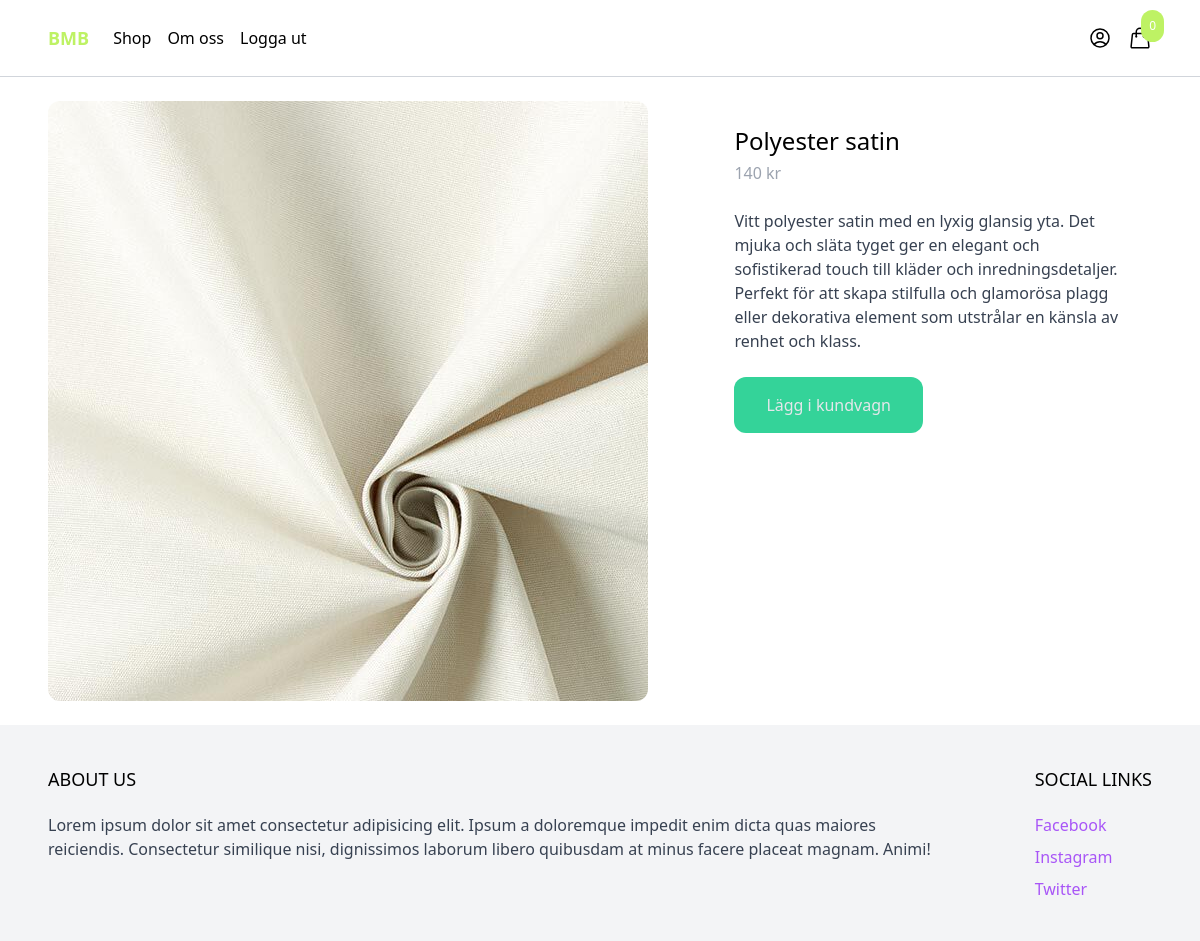
The app's page /shop/polyester-satin/ (signed in) with its own data.
### products/models.py (models this page shows, shortened)
class Produkt(models.Model):
    category = models.ForeignKey(Category, related_name='produkt', on_delete=models.CASCADE)
    namn = models.CharField(max_length=255)
    slug = AutoSlugField(populate_from='namn', unique=True)
    bredd = models.IntegerField(blank=True, null=True)
    vikt = models.IntegerField(blank=True, null=True)
    blandning = models.CharField(max_length=255)
    kvalitet = models.CharField(max_length=255)
    färg = models.CharField(max_length=255)
    motiv = models.CharField(max_length=255)
    beskrivning = models.TextField(blank=True, null=True)
    pris = models.IntegerField()
    skapad = models.DateTimeField(auto_now_add=True)
    image = models.ImageField(upload_to='uploads/', blank=True, null=True)
    thumbnail = models.ImageField(upload_to='uploads/', blank=True, null=True)
    image_url = models.CharField(max_length=500, blank=True, null=True)
    class Meta:
        ordering = ('-skapad',)
    def get_thumbnail(self):
        if self.thumbnail:
            return self.thumbnail.url
        else:
            if self.image:
                if self.image:
                    self.thumbnail = self.make_thumbnail(self.image)
                    self.save
                    return self.thumbnail.url
                else:
                    return 'https://via.placeholder.com/240x240x.jpg'
    def make_thumbnail(selg, image, size=(300, 300)):
        img = Image.open(image)
        img.convert('RGB')
        img.thumbnail(size)
        thumb_io = BytesIO()
        img.save(thumb_io, 'JPEG', quality=85)
        thumbnail = File(thumb_io, name=image.name)
        return thumbnail

### products/views.py (the view)
# urls.py: path('shop/<slug:slug>/', produkt, name='produkt'),
def produkt(request, slug):
    produkt = get_object_or_404(Produkt, slug=slug)
    return render(request, 'products/product.html', {'produkt':produkt,})

### cart/cart.py (called while the page is built)
    def __len__(self):
        return sum(item['quantity'] for item in self.cart.values())

### cart/context_processors.py (called while the page is built)
def cart(request):
    return {'cart': Cart(request)}

### products/templates/products/product.html
{% extends 'core/base.html' %}
{% block content%}
<div class="max-w-6xl mx-auto flex flex-wrap py-6 px-6 xl:px-0">
    <div class="images w-full mb-6. lg:mb-0 lg:w-3/5">
        <img class="rounded-xl" src="{{ produkt.get_thumbnail }}" alt="">
    </div>
    <div class="information w-full lg:w-2/5 lg:p-6">
        <h1 class="text-2xl">{{produkt.namn}}</h1>
        <p class="mt-1 text-gray-400">{{produkt.pris}} kr</p>
        {% if produkt.beskrivning %}
            <p class="pt-6 text-gray-700">{{produkt.beskrivning}}</p>
        {% endif %}
        <a href="#"
        class="mt-6 inline-block px-8 py-4 rounded-xl bg-emerald-400 text-gray-200 hover:bg-emerald-800"
        hx-get="{% url 'add_to_cart' produkt.id %}"
        hx-target="#menu-cart-btn"
        hx-swap="outerHTML"
        >
            Lägg i kundvagn
        </a>
    </div>
</div>
{% endblock%}

### records on screen
Produkt: get_thumbnail (picture), namn "Polyester satin", pris "140", beskrivning "Vitt polyester satin med en lyxig glansig yta. Det mjuka och släta tyget ger en elegant och sofistikerad touch till kläder och inredningsdetaljer. Perfekt för att skapa stilfulla och glamorösa plagg eller dekorativa element som utstrålar en känsla av renhet och klass."

### other values on screen
{{ cart|length }} "0"
